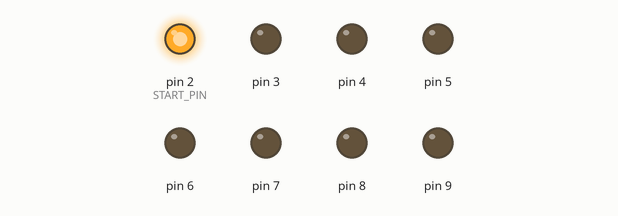
Recording of a program running on a simulated Arduino Uno, built with avr-gcc and run on an emulated ATmega328P. Shown: output pins drawn as LEDs (lit = HIGH).

Above: at 0.05 s.
At 0.35 s:
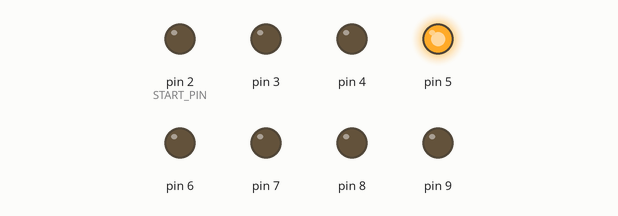
At 0.75 s:
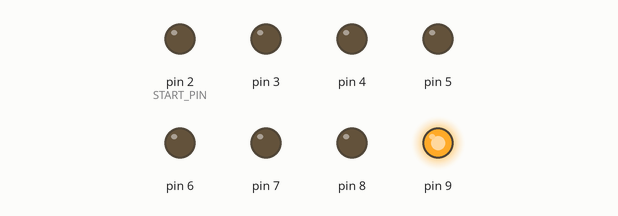
At 1.45 s:
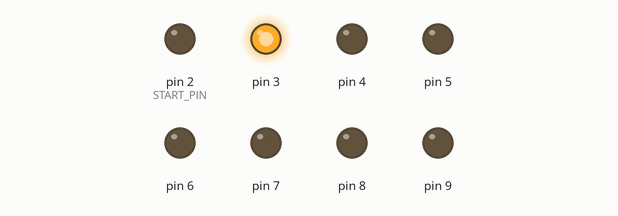
At 2.15 s:
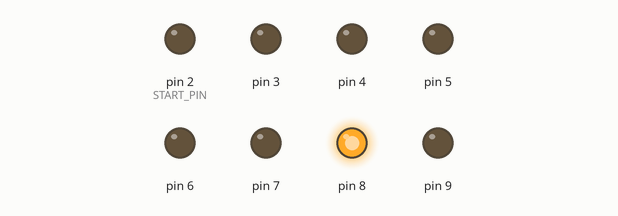
At 2.85 s:
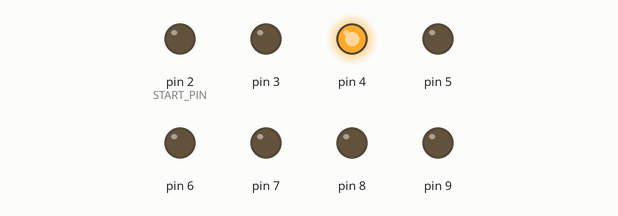
Timing chart, 0 to 3.1 s (numbered marks = the images above):
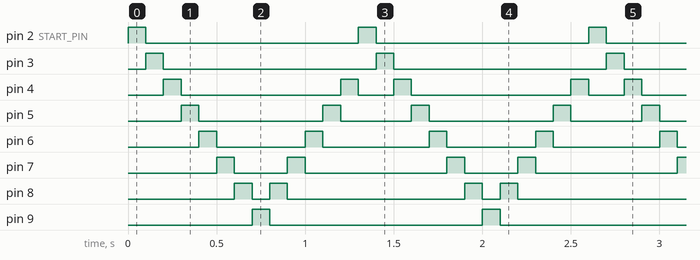

Measured:
- by itself, pin 2 (START_PIN), pin 3, pin 9: alternates HIGH for 0.10 s and LOW for 1.2 s
- by itself, pin 4: repeats every 1.3 s: LOW 0.90 s, HIGH 0.10 s, LOW 0.20 s, HIGH 0.10 s
- by itself, pin 5: repeats every 1.3 s: LOW 0.70 s, HIGH 0.10 s, LOW 0.40 s, HIGH 0.10 s
- by itself, pin 6: alternates HIGH for 0.10 s and LOW for 0.55 s
- by itself, pin 7: repeats every 1.3 s: LOW 0.30 s, HIGH 0.10 s, LOW 0.80 s, HIGH 0.10 s
- by itself, pin 8: repeats every 1.3 s: LOW 0.10 s, HIGH 0.10 s, LOW 1.0 s, HIGH 0.10 s

The program:

main.cpp
```cpp
#include <Arduino.h>

const int START_PIN = 2;
const int LED_COUNT = 8;
const int DELAY = 100;

void setup() {
  for (int pin = START_PIN; pin < START_PIN + LED_COUNT; pin++) {
    pinMode(pin, OUTPUT);
    digitalWrite(pin, LOW);
  }
}

void loop() {
  for (int led = 0; led < LED_COUNT; led++) {
    digitalWrite(START_PIN + led, HIGH);
    delay(DELAY);
    //digitalWrite(START_PIN + led + 1, HIGH);
    //delay(DELAY);
    digitalWrite(START_PIN + led, LOW);
    //delay(DELAY);
  }
  for (int led = LED_COUNT - 2; led > 1; led--) {
    digitalWrite(START_PIN + led, HIGH);
    delay(DELAY);
    //digitalWrite(START_PIN + led - 1, HIGH);
    //delay(DELAY);
    digitalWrite(START_PIN + led, LOW);
    //delay(DELAY);
  }
}
```
